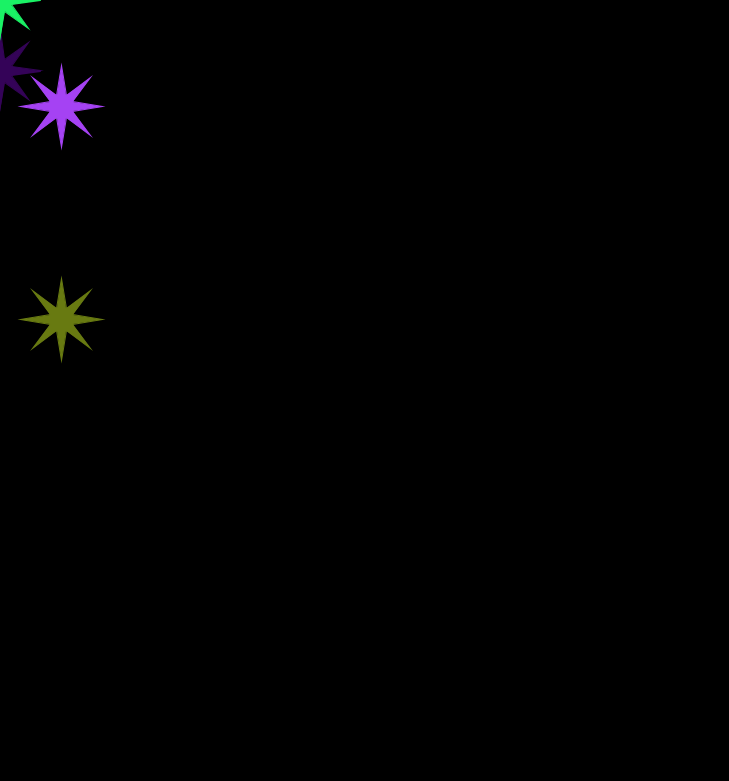
Frame 1 (no input)
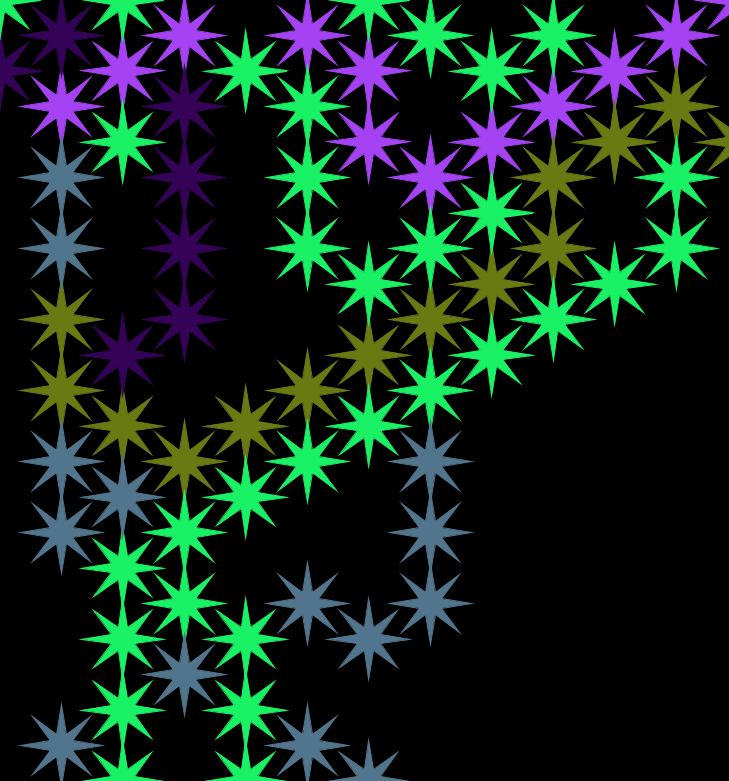
Frame 60 (the mouse pressed at the canvas centre just before this capture)
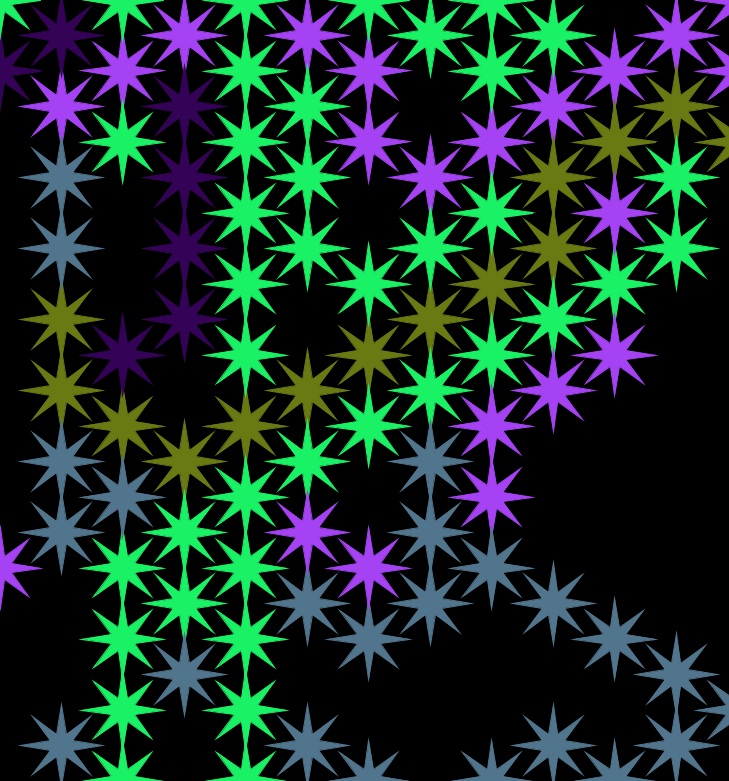
Frame 120 (the mouse held since frame 60 and released just before this capture)

The Processing sketch that drew these frames (run headless with seeded random() and noise(); from frame 60 on, the mouse is pressed at the canvas centre):

// Processing sketch: v7_5RandomWalk_Stars
// ── v7_5RandomWalk_Stars.pde
float centerToCenterDistance = 71 ; // in pixels
float innerRadius = 12 ;
float nbBranches = 8 ;
float centerVertexDistance = centerToCenterDistance/sqrt(3) ;
float sideLength = centerToCenterDistance/sqrt(3) ;

int desiredSizeOfCanvas = 800 ;
int nbHexaX = desiredSizeOfCanvas / int(2*centerVertexDistance) ;
int actualSizeOfCanvasX = nbHexaX * int(2*centerVertexDistance) ;
int nbHexaY = desiredSizeOfCanvas / int(centerToCenterDistance) ;
int actualSizeOfCanvasY = nbHexaY * int(centerToCenterDistance) ;

int NB_OF_ANTS = 5 ;
ArrayList<Ant> ants ;

color randomColor(){
  return color(int(random(256)),int(random(256)),int(random(256))) ;
}

PGraphics pg ;
void settings() {
  size( actualSizeOfCanvasX , actualSizeOfCanvasY ) ;
}

void setup() {
  frameRate(1000000) ;
  pg = createGraphics( actualSizeOfCanvasX + int(centerToCenterDistance) , actualSizeOfCanvasY + int(centerToCenterDistance) ) ;
  pg.beginDraw() ;
  background(0) ;
  pg.background(0) ;

  ants = new ArrayList<Ant>() ;
  for( int k = 0 ; k < NB_OF_ANTS ; ++k ){
    color c = randomColor() ;
    float x = 0 ;
    float y = int(random(nbHexaY/2)) * centerToCenterDistance ;
    ants.add( new Ant( x , y , c ) ) ;
  }
}

void draw(){
  for( Ant ant : ants ){
    ant.move() ;
  }
}

void keyPressed(){
  if( key == 's' ){
    println("Saving . . . " ) ;
    String time = year()+"_"+month()+"_"+day()+"_"+hour()+"_"+minute()+"_"+second() ;
    save("zz"+time+".png") ;
    println("Saved !") ;
  } ;
  if( key == 'r' ){
    background(0) ;
    pg.background(0) ;
    ants = new ArrayList<Ant>() ;
    for( int k = 0 ; k < NB_OF_ANTS ; ++k ){
      color c = randomColor() ;
      float x = 0 ;
      float y = int(random(nbHexaY/2)) * centerToCenterDistance ;
      ants.add( new Ant( x , y , c ) ) ;
    }
  }
}

// ── Ant.pde
class Ant{
  PVector pos ;
  float dirAngle = int(random(nbBranches))*TAU/6 + TAU/12 ;
  color colour ;
  float probaChangingDir = 0.3 ;
  
  void paint(){
    stroke( colour ) ;
    pg.stroke( colour ) ;
    fill( colour ) ;
    pg.fill( colour ) ;
    
    beginShape() ;
    for( float angle = 0 ; angle <= TAU+EPSILON ; angle += TAU/nbBranches ){
      vertex( pos.x + centerVertexDistance*cos(angle) , pos.y + centerVertexDistance*sin(angle) ) ;
      vertex( pos.x + innerRadius*cos(angle+TAU/nbBranches/2) , pos.y + innerRadius*sin(angle+TAU/nbBranches/2) ) ;
    }
    endShape() ;
    pg.beginShape() ;
    for( float angle = 0 ; angle <= TAU+EPSILON ; angle += TAU/6 ){
      pg.vertex( pos.x + centerVertexDistance*cos(angle) , pos.y + centerVertexDistance*sin(angle) ) ;
      pg.vertex( pos.x + innerRadius*cos(angle+TAU/nbBranches/2) , pos.y + innerRadius*sin(angle+TAU/nbBranches/2) ) ;
    }
    pg.endShape() ;
  }
  
  void move(){
    pos.x += centerToCenterDistance*cos(dirAngle) ;
    pos.y += centerToCenterDistance*sin(dirAngle) ;
    if( pos.x > width+2*centerToCenterDistance || pos.y > height || pos.x <0 || pos.y < 0 ){
      dirAngle = -dirAngle ;
      pos.x += centerToCenterDistance*cos(dirAngle) ;
      pos.y += centerToCenterDistance*sin(dirAngle) ;
    }
    
    int BLACK = -16777216 ;
    if( pg.get(int(pos.x),int(pos.y)) == BLACK ){
      paint() ;
    }
    
    if ( random(1) < probaChangingDir ){
      dirAngle = ( dirAngle + TAU/6*(int(random(2))*2-1) )% TAU ;
    }
  }
  
  Ant( float x , float y , color c ){
    pos = new PVector( x , y ) ;
    colour =  c ;
  }
}

float modulo( float x , float m ){
  float res = x%m ;
  if( res<0 ){
    return res + m ;
  }
  else return res ;
}
